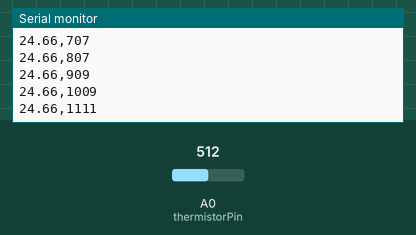
This sketch was run on a simulated Arduino Uno, built with avr-gcc and run on an emulated ATmega328P. Parts: the last lines printed to the serial monitor. The inputs (shaded band) are chosen by the test bench; at power-on: A0 (thermistorPin) = 512.

Above: at 1.2 s.
1.3 s: A0 (thermistorPin) set to 0
At 1.32 s:
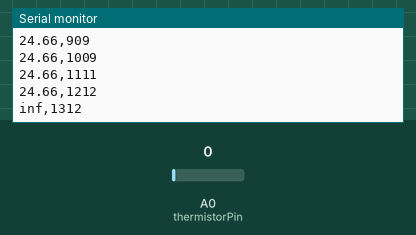
2.9 s: A0 (thermistorPin) set to 122
At 2.93 s:
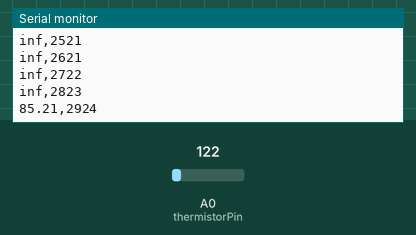

The sketch:

Temp_Sensor.ino
```cpp
const int thermistorPin = A0;  // Analog pin connected to the thermistor

void setup() {
  Serial.begin(9600);  // Initialize serial communication
}

void loop() {
  // Read temperature from thermistor
  float temperature = readTemperature();
  float voltage = (temperature/1023)*5;

  temperature = -30.25*log((10*voltage)/(5-voltage))+94.377;

  // Send temperature data over serial
  Serial.print(temperature);
  int clocktime=millis();      // time in milli seconds
  Serial.print(",");
  Serial.println  (clocktime);


  // Delay before next reading (adjust according to your needs)
  delay(100);  // Logging every minute
}

float readTemperature() {
  // Read analog value from thermistor
  int rawValue = analogRead(thermistorPin);

  float temperature = map(rawValue, 0, 1023, 0, 1023); // Example formula, replace with actual calculation

  return temperature;
}


float convert() {
  // Read analog value from thermistor
  int rawValue = analogRead(thermistorPin);

  float temperature = map(rawValue, 0, 1023, 0, 1023); // Example formula, replace with actual calculation

  return temperature;
}
```

Measured:
- after the input at 1.3 s, the serial monitor: prints a new line at once (image 1)
